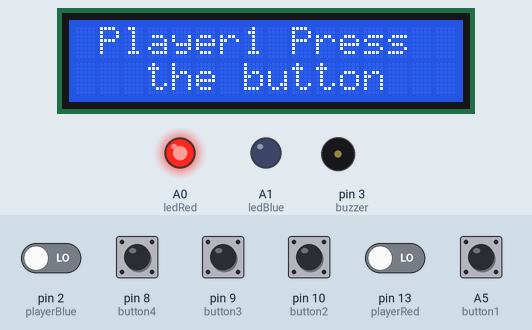
Simulated run of this sketch. Board: Arduino Uno, built with avr-gcc and run on an emulated ATmega328P. Shown: 16×2 character LCD, output pins drawn as LEDs (lit = HIGH), buzzer (waves = sounding). The test bench sets the inputs (shaded band); at power-on: A5 (button1), pin 2 (playerBlue), pin 8 (button4), pin 9 (button3), pin 10 (button2), pin 13 (playerRed) LOW.

Above: at 2.7 s.
2.8 s: pin 13 (playerRed) driven HIGH
At 3.9 s:
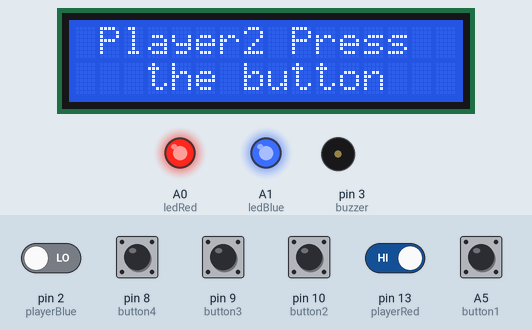
4.3 s: pin 2 (playerBlue) driven HIGH
At 5.0 s:
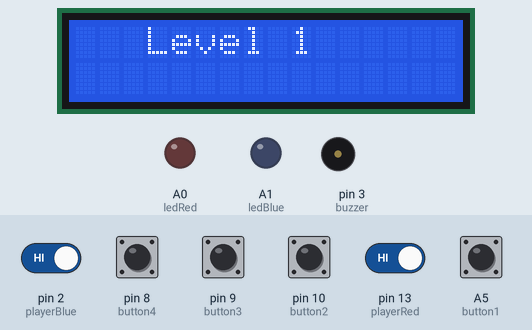
At 20.4 s:
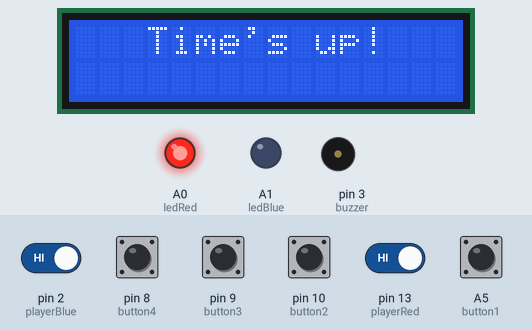
Timing chart, 0 to 21.9 s (numbered marks = the images above; inputs shaded):
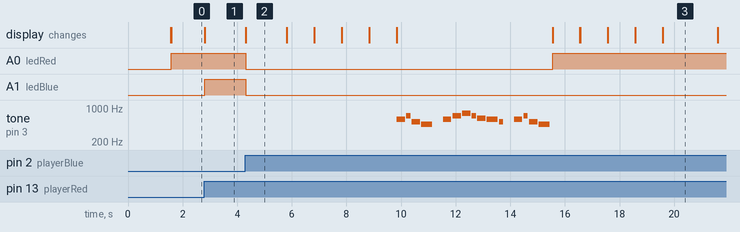

The sketch:

Culminating12.ino
```cpp
// library for the LCD and the pitches
#include <LiquidCrystal.h>
#include "pitches.h"

// pins for the buzzer, the LCD, LEDs
int buzzer= 3;
int playerRed = 13, playerBlue = 2;
int buttonRed, buttonBlue;
int button1 = A5, button2 = 10, button3 = 9, button4 = 8;
int choice1, choice2, choice3, choice4;
int ledRed = A0, ledBlue = A1;
const int rs = 11, enable = 12, d4= 4, d5 = 5, d6 = 6, d7 = 7;
LiquidCrystal lcd(rs,enable, d4, d5, d6, d7);
int player1Score = 0 , player2Score = 0;
int buttonPressed=0;
unsigned long redPressed, bluePresses;
unsigned long startmillis;

// These are the ten songs which are the ten levels of the game.
// There are three lists: one for the notes, one for duration of each note, and one for the choices.
int song1[] = {NOTE_D5, NOTE_F5, NOTE_C5, NOTE_AS4, 0, NOTE_D5, NOTE_F5, NOTE_G5, NOTE_F5, NOTE_DS5, NOTE_D5, NOTE_C5, 0, NOTE_D5, NOTE_F5, NOTE_C5, NOTE_AS4};
int duration1[] = {4, 8, 4, 3, 4, 4, 4, 4, 8, 4, 3, 8, 4, 4, 8, 4, 3 };
String choices1[] = {"I love you so", "Die with a Smile", "Snooze", "Saturn"};

int song2[]= { NOTE_F5, NOTE_DS5, 0, NOTE_F5, 0, NOTE_DS5, NOTE_F5, 0, NOTE_AS4, NOTE_F5, NOTE_DS5, 0, NOTE_F5, 0, NOTE_DS5, NOTE_F5, 0, NOTE_AS4, NOTE_F5, NOTE_DS5, 0, NOTE_F5, 0, NOTE_DS5, NOTE_F5, 0, NOTE_GS5,NOTE_F5, NOTE_DS5 };
int duration2[] = { 2, 4, 8, 4, 8, 3, 4, 8, 4, 4, 4, 8, 4, 8, 3, 4, 8, 4, 4, 4, 8, 4, 8, 3, 4, 8, 4, 4, 2};
String choices2[] = {"Promise", "From the Start", "Unconditional", "Reckless"};

int song3[] = {NOTE_F4, NOTE_F4, NOTE_G4, NOTE_G4, NOTE_DS5, NOTE_D5, NOTE_A4, NOTE_A4, NOTE_A4, NOTE_AS4, NOTE_C5, NOTE_D5, NOTE_F5, NOTE_D5, NOTE_F4, NOTE_F4, NOTE_G4, NOTE_G4, NOTE_DS5, NOTE_D5, NOTE_A4, NOTE_A4, NOTE_AS4, NOTE_C5, NOTE_D5, NOTE_F5, NOTE_F5, NOTE_D5, NOTE_D5, NOTE_C5};
int duration3[] = { 8, 8, 4, 8, 4, 8, 4, 8, 8, 8, 8, 3, 3, 2, 8, 8, 4, 8, 4, 8, 4, 8, 4, 8, 4, 8, 4, 8, 8, 3};
String choices3[] = {"Until I found u", "Fall in Love", "Unconditional", "Die for you"};

int song4[] = { NOTE_C4, NOTE_D4, NOTE_E4, NOTE_C4, NOTE_F4, NOTE_E4, NOTE_F4, NOTE_E4, NOTE_D4, NOTE_B3, NOTE_C4, NOTE_D4, NOTE_E4, NOTE_E4, NOTE_E4, NOTE_E4, NOTE_D4, NOTE_C4};
int duration4[] = {8, 8, 8, 8, 2, 8, 8, 8, 2, 8, 4, 4, 4, 8, 8, 8, 4, 4};
String choices4[] = {"Poker Face", "Paparazzi", "Bad Romance", "Single Ladies"};

int song5[] = { NOTE_GS3, NOTE_B3, NOTE_DS4, NOTE_GS3, NOTE_B3, NOTE_DS4, NOTE_CS4, 0, NOTE_GS3, NOTE_B3, NOTE_DS4, NOTE_FS3, NOTE_FS3, NOTE_CS4, NOTE_B3};
int duration5[] = {4, 4, 2, 4, 4, 8, 4, 4, 4, 4, 2, 4, 4, 8, 4};
String choices5[] = {"Seven", "Fever", "Moonstruck", "No Doubt"};

int song6[] = { NOTE_F4, NOTE_F4, NOTE_G4, NOTE_F4, NOTE_G4, NOTE_F4, NOTE_G4, NOTE_F4, NOTE_G4, NOTE_F4, NOTE_AS4, NOTE_G4, NOTE_G4, NOTE_F4, NOTE_G4, NOTE_F4, NOTE_G4, NOTE_F4, NOTE_C5};
int duration6[] = {8, 8, 8, 4, 4, 4, 4, 8,  4, 8, 2, 4, 4, 4, 4, 8, 4, 8, 2};
String choices6[] = {"Stay", "Baby", "Mistletoe", "Be Mine"};

int song7[] = {NOTE_AS4, NOTE_GS4, NOTE_FS4, NOTE_F4, NOTE_F4, NOTE_DS4, 0, NOTE_AS4, NOTE_GS4, NOTE_FS4, NOTE_GS4, NOTE_GS4, NOTE_AS4};
int duration7[] = {8, 8, 8, 8, 4, 8, 6, 8, 8, 8, 8, 4, 8};
String choices7[] = {"Attention", "Light Switch", "Real man", "My heart"};

int song8[] = { NOTE_A4, NOTE_B4, NOTE_B4, NOTE_GS4, NOTE_GS4, NOTE_GS4, NOTE_DS5, 0, NOTE_CS5, NOTE_B4, NOTE_A4, NOTE_GS4, NOTE_E4, NOTE_B4, NOTE_B4, NOTE_B4, 0, NOTE_B4, NOTE_GS4, NOTE_FS4, NOTE_FS4, NOTE_E4, NOTE_GS4, NOTE_E4, NOTE_FS4, 0, NOTE_E4};
int duration8[] = {  8, 8, 3, 1, 2, 2, 2, 8, 4, 2.2, 3, 2.2, 8, 4, 4, 6, 16, 4, 3, 4, 4, 4, 4, 8, 4, 16, 1};
String choices8[] = {"Santa Baby", "Only", "Here with me", "Golden Hour"};

int song9[] = {  NOTE_A3, NOTE_B3, NOTE_CS4, NOTE_D4, NOTE_E4, NOTE_FS4, NOTE_GS4, NOTE_A4, NOTE_F4, NOTE_FS4, NOTE_GS4, NOTE_A4, NOTE_CS5, NOTE_B4, NOTE_A4, NOTE_GS4, NOTE_FS4, NOTE_CS5, NOTE_B4, NOTE_A4, NOTE_D5, NOTE_CS5, NOTE_B4, NOTE_CS5, NOTE_A4};
int duration9[] = { 4, 4, 4, 4, 4, 4, 4, 4, 4, 4, 4, 4, 4, 4, 4, 4, 2, 2, 2, 2, 2, 2, 2, 2, 1};
String choices9[] = {"Starboy", "Light", "Peach Eyes", "Love"};

int song10[] = { NOTE_F4, NOTE_E4, NOTE_C4, NOTE_A3, NOTE_AS3, NOTE_C4, NOTE_G4, NOTE_F4, 0, NOTE_A3, NOTE_A3, NOTE_AS3, NOTE_C4, NOTE_A4, NOTE_G4, 0, NOTE_F4, NOTE_E4, NOTE_F4, NOTE_G4, NOTE_F4, NOTE_E4, NOTE_F4, NOTE_G4, NOTE_E4, NOTE_DS4, NOTE_F4, NOTE_G4, NOTE_A4};
int duration10[] = {8, 8, 8, 8, 8, 8, 8, 4, 8, 8, 8, 8, 8, 8, 4, 8, 8, 8, 8, 8, 8, 8, 8, 8, 8, 4, 4, 4, 4};
String choices10[] = {"The cutest Pair", "Down Bad", "Double Take", "In 2 Deep"};


//This function run each level of the game
/*It has six parameters: The list for the song, duration, and choices plus
the length of the song, the level of the song, and the right choice. */
void playTheSong(int song[], int songLength, int duration[], int level, String choice[],int right){
 /*This block of the code stop the code until the red button is pressed
 which shows that player1 is ready to play.*/
  digitalWrite(ledRed,LOW);
  digitalWrite(ledBlue, LOW);
  lcd.clear();
  delay(5);
  buttonRed= digitalRead(playerRed);
  while(buttonRed == LOW){
   buttonRed= digitalRead(playerRed);
   lcd.setCursor(1,0);
   lcd.print("Player1 Press");
   lcd.setCursor(3,1);
   lcd.print("the button");
   digitalWrite(ledRed, HIGH);
  }

/*Similar as the block of the code above, this code is for making
sure player2 is ready*/
 lcd.clear();
 delay(5);
 buttonBlue = digitalRead(playerBlue);
  while(buttonBlue == LOW){
   buttonBlue = digitalRead(playerBlue);
   lcd.setCursor(1,0);
   lcd.print("Player2 Press");
   lcd.setCursor(3,1);
   lcd.print("the button");
   digitalWrite(ledBlue, HIGH);
 }
 digitalWrite(ledBlue, LOW);
 digitalWrite(ledRed, LOW);

 /*This block of the code shows the what level we are and do the countdown
 before the level start */
 lcd.clear();
 delay(5);
 lcd.setCursor(3,0);
 lcd.print("Level "+ String(level));
 delay(1500);
 lcd.clear();
 delay(5);
 lcd.setCursor(5,0);
 lcd.print("Ready!");
 delay(1000);
 for (int i=3; i>0; i--){
  lcd.clear();
  delay(5);
  lcd.setCursor(7,0);
  lcd.print(i);
  delay(1000);
 }
 lcd.clear();

 /*This block of the code is looping through the list which contains the notes
 of the song. By matching the notes and the durations in the lists song and duration
 it will play the song of this level. */
 for (int i=0;i < songLength; i++){
   tone(buzzer, song[i]);
   delay(1200/duration[i]);
   noTone(buzzer);
   delay(50);}

   /*This block of the code loop throught the choices to display them so the
   players can choose the song. We used millis so if one of the player press the
   button it will start the countdown for the players to choose the answer. */
   buttonRed= LOW;
   buttonBlue = LOW;
   while (buttonRed == LOW && buttonBlue == LOW){
     for (int x = 1; x < 5; x++){
       lcd.clear();
       delay(5);
       startmillis = millis();
       while (millis() - startmillis <=  1500){
         lcd.setCursor(4,0);
         lcd.print("choice"+ String(x) + ":");
         lcd.setCursor(0,1);
         lcd.print(choice[x-1]);
         buttonRed= digitalRead(playerRed);
         buttonBlue = digitalRead(playerBlue);
         //Here is for breaking the loop if one of the player press the button.
         if (buttonRed == HIGH || buttonBlue == HIGH){
           break;
         }
       }
     }
   }

/* Depending on who press the buttons sooner, it will shows which player
need to choose while showing a countdown of three seconds. The player
only have three seconds to choose after the button is pushed. */
bool selected = false;
 lcd.clear();
 delay(5);
 lcd.setCursor(0, 0);
 if (buttonRed == HIGH){
   startmillis = millis();
   while (millis()-startmillis<=1000){
     lcd.setCursor(0, 0);
     lcd.print("Player 1's Turn");
     digitalWrite(ledRed, HIGH);
   }
   lcd.clear();
   delay(5);
 }
 else if (buttonBlue == HIGH) {
   startmillis = millis();
   while (millis()-startmillis<=1000){
     lcd.setCursor(0,0);
     lcd.print("Player 2's Turn");
     digitalWrite(ledBlue, HIGH);
    }
 }

 //This is the countdown
   for (int z= 3; z > 0 ; z--){
       lcd.clear();
       delay(5);
       digitalWrite(ledRed, LOW);
       startmillis = millis();
        /*Here we check what button is pressed and store it the number
        into buttonPressed variable so we can check whether the player chose
        the right choce. If the players press the button it will break the
        loop.*/
       while(millis()- startmillis<=1000){
         lcd.setCursor(7,0);
         lcd.print(z);
         digitalWrite(ledRed,HIGH);
        choice1 = digitalRead(button1);
        choice2 = digitalRead(button2);
        choice3 = digitalRead(button3);
        choice4 = digitalRead(button4);

   if (choice1 == HIGH){
     buttonPressed = 1;
     selected =true;
     break;
   }
    else if (choice2 == HIGH) {
     buttonPressed = 2;
     selected = true;
     break;
   }
   else if (choice3 == HIGH) {
     buttonPressed = 3;
     selected = true;
     break;
   }
   else if (choice4 == HIGH) {
     buttonPressed = 4;
     selected = true;
     break;
   }
       }
   }

   /* Here if they chose the right button the lcd will display correct! and add
   one point to the score of the player who chose the right button*/
   lcd.clear();
   delay(5);
   if (selected) {
     if (buttonPressed == right) {
       lcd.setCursor(4, 0);
       lcd.print("Correct!");
       delay(1000);
       if (buttonRed == HIGH) {
         player1Score = player1Score+2;

       }
       else if (buttonBlue == HIGH) {
         player2Score = player2Score+2;

     }
   }

   /*If they chose the wrong answer or ran out of time the LCD will display to them
   and the deduct a point from the player who made the mistake. */
   else {
     lcd.setCursor(3, 0);
     lcd.print("Wrong Answer!");
     delay(2000);
     if ( buttonRed == HIGH){

      player1Score = player1Score-1;
     }
     else if( buttonBlue == HIGH){
      player2Score = player2Score-1;

     }
    }
   }
 else {
   lcd.setCursor(3, 0);
   lcd.print("Time's up!");
   delay(2000);
    if ( buttonRed == HIGH){
      player1Score = player1Score-1;
     }
     else if( buttonBlue == HIGH){
      player2Score = player2Score-1;
     }
 }

 //Here the LCD shows the right answer and the score of the each player.
 lcd.clear();
 delay(5);
  lcd.setCursor(0,0);
  lcd.print("Answer:");
  lcd.setCursor(0,1);
  lcd.print(choice[right-1]);
  delay(2000);
  lcd.clear();
  delay(5);
  lcd.setCursor(0,0);
  lcd.print("Player1 Score:" + String(player1Score));
  delay(2000);
  lcd.clear();
  delay(5);
  lcd.setCursor(0,0);
  lcd.print("player2 Score:"+ String(player2Score));
  delay(2000);

}

void setup() {
 //Here we just set up the lEDs, LCD, and the buttons, while welcoming the players to the game
  lcd.begin(16,2);
 pinMode(ledRed, OUTPUT);
 pinMode(ledBlue, OUTPUT);
 pinMode(button1, INPUT);
 pinMode(button2, INPUT);
 pinMode(button3, INPUT);
 pinMode(button4, INPUT);
 pinMode(playerBlue, INPUT);
 pinMode(playerRed, INPUT);
 pinMode(buzzer, OUTPUT);
 lcd.setCursor(0,0);
 lcd.print("Welcome to Guess");
 lcd.setCursor(2,1);
 lcd.print("The Song2025");
 delay(1500);
 lcd.clear();
 delay(5);
}

void loop() {
  //Here we run each level
  playTheSong(song1, 17, duration1, 1, choices1, 1);
  playTheSong( song2, 29, duration2, 2, choices2, 2);
  playTheSong( song3, 30, duration3, 3, choices3, 1);
  playTheSong( song4, 18, duration4, 4, choices4, 3);
  playTheSong( song5, 15, duration5, 5, choices5, 4);
  playTheSong( song6, 19, duration6, 6, choices6, 2);
  playTheSong( song7, 12, duration7, 7, choices7, 1);
  playTheSong( song8, 27, duration8, 8, choices8, 3);
  playTheSong( song9, 25, duration9, 9, choices9, 4);
  playTheSong( song10, 29, duration10, 10, choices10, 1);

    /* This part of the game will show the winner or if there was a tie
    according to who has a higher score. */
    lcd.setCursor(0, 0);
    lcd.print("The winner is: ");
    lcd.setCursor(4,1);
    if (player1Score < player2Score){
      lcd.print("Player2");
      delay(3000);}
    else if( player1Score>player2Score){
      lcd.print("Player1");
      delay(3000);
    }
    else{
      lcd.clear();
      delay(5);
      lcd.setCursor(0,0);
      lcd.print("Tie :(");
      delay(3000);
    }
    // Ask if the players want to replay the game
    lcd.clear();
    delay(5);
    lcd.setCursor(5,0);
    lcd.print("Again?");
    delay(1000);
    buttonRed= digitalRead(playerRed);
    buttonBlue = digitalRead(playerBlue);
    /* To replay the game, both players need to press the buttons at
    the same time*/
    while (buttonRed == LOW || buttonBlue == LOW){
      lcd.setCursor(3,0);
      lcd.print("Press the ");
      lcd.setCursor(0,1);
      lcd.print("buttons together");
      buttonRed= digitalRead(playerRed);
      buttonBlue = digitalRead(playerBlue);
    }
}
```

pitches.h
```cpp
/*************************************************
   Public Constants
 *************************************************/

#define NOTE_B0  31
#define NOTE_C1  33
#define NOTE_CS1 35
#define NOTE_D1  37
#define NOTE_DS1 39
#define NOTE_E1  41
#define NOTE_F1  44
#define NOTE_FS1 46
#define NOTE_G1  49
#define NOTE_GS1 52
#define NOTE_A1  55
#define NOTE_AS1 58
#define NOTE_B1  62
#define NOTE_C2  65
#define NOTE_CS2 69
#define NOTE_D2  73
#define NOTE_DS2 78
#define NOTE_E2  82
#define NOTE_F2  87
#define NOTE_FS2 93
#define NOTE_G2  98
#define NOTE_GS2 104
#define NOTE_A2  110
#define NOTE_AS2 117
#define NOTE_B2  123
#define NOTE_C3  131
#define NOTE_CS3 139
#define NOTE_D3  147
#define NOTE_DS3 156
#define NOTE_E3  165
#define NOTE_F3  175
#define NOTE_FS3 185
#define NOTE_G3  196
#define NOTE_GS3 208
#define NOTE_A3  220
#define NOTE_AS3 233
#define NOTE_B3  247
#define NOTE_C4  262
#define NOTE_CS4 277
#define NOTE_D4  294
#define NOTE_DS4 311
#define NOTE_E4  330
#define NOTE_F4  349
#define NOTE_FS4 370
#define NOTE_G4  392
#define NOTE_GS4 415
#define NOTE_A4  440
#define NOTE_AS4 466
#define NOTE_B4  494
#define NOTE_C5  523
#define NOTE_CS5 554
#define NOTE_D5  587
#define NOTE_DS5 622
#define NOTE_E5  659
#define NOTE_F5  698
#define NOTE_FS5 740
#define NOTE_G5  784
#define NOTE_GS5 831
#define NOTE_A5  880
#define NOTE_AS5 932
#define NOTE_B5  988
#define NOTE_C6  1047
#define NOTE_CS6 1109
#define NOTE_D6  1175
#define NOTE_DS6 1245
#define NOTE_E6  1319
#define NOTE_F6  1397
#define NOTE_FS6 1480
#define NOTE_G6  1568
#define NOTE_GS6 1661
#define NOTE_A6  1760
#define NOTE_AS6 1865
#define NOTE_B6  1976
#define NOTE_C7  2093
#define NOTE_CS7 2217
#define NOTE_D7  2349
#define NOTE_DS7 2489
#define NOTE_E7  2637
#define NOTE_F7  2794
#define NOTE_FS7 2960
#define NOTE_G7  3136
#define NOTE_GS7 3322
#define NOTE_A7  3520
#define NOTE_AS7 3729
#define NOTE_B7  3951
#define NOTE_C8  4186
#define NOTE_CS8 4435
#define NOTE_D8  4699
#define NOTE_DS8 4978
```

Measured:
- after the input at 2.8 s, A1 (ledBlue): LOW → HIGH at once; the display: first changes at once (image 1 shows a later state)
- after the input at 4.3 s, A0 (ledRed): HIGH → LOW at once, → HIGH 11.2 s later; A1 (ledBlue): HIGH → LOW at once
- what the display in image 2 shows lasts 1.5 s, from 4.3 s to 5.8 s
